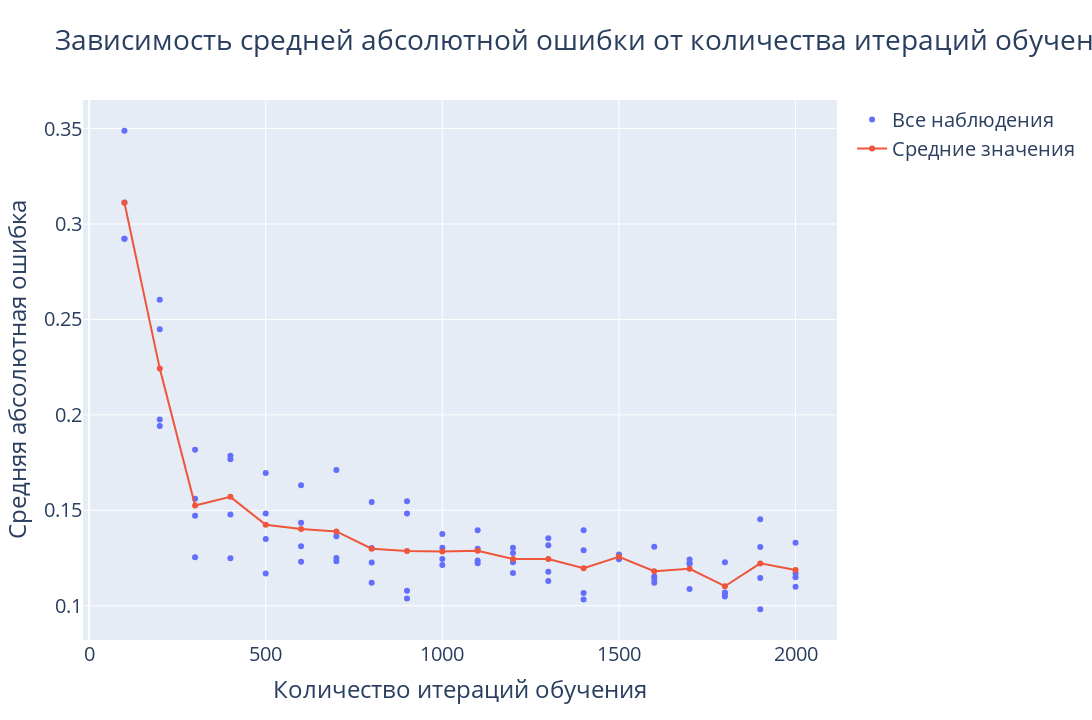

The notebook cell this image was saved under:
### Code cell
# Plotting results for training epochs amount
fig = go.Figure()
fig.add_trace(
    go.Scatter(x=all_epochs, y=all_mapes,
               name='Все наблюдения', mode='markers')
)
fig.add_trace(
    go.Scatter(x=epochs, y=mapes_mean,
               name='Средние значения', mode='lines+markers')
)
fig.update_layout(
    title='Зависимость средней абсолютной ошибки от количества итераций обучения',
    font=dict(size=20),
    xaxis=dict(title='Количество итераций обучения'),
    yaxis=dict(title='Средняя абсолютная ошибка'),
    width=1280,
    height=720
)
fig.show()

### Figure 1 — Plotly figure (JSON) as saved in the notebook; plotly's stock layout.template omitted (floating-point values rounded to 4 significant figures)
{"data": [{"mode": "markers", "name": "Все наблюдения", "type": "scatter", "x": [100, 100, 100, 100, 200, 200, 200, 200, 300, 300, 300, 300, 400, 400, 400, 400, 500, 500, 500, 500, 600, 600, 600, 600, 700, 700, 700, 700, 800, 800, 800, 800, 900, 900, 900, 900, 1000, 1000, 1000, 1000, 1100, 1100, 1100, 1100, 1200, 1200, 1200, 1200, 1300, 1300, 1300, 1300, 1400, 1400, 1400, 1400, 1500, 1500, 1500, 1500, 1600, 1600, 1600, 1600, 1700, 1700, 1700, 1700, 1800, 1800, 1800, 1800, 1900, 1900, 1900, 1900, 2000, 2000, 2000, 2000], "y": [0.2923, 0.2922, 0.3112, 0.3488, 0.2603, 0.2448, 0.1942, 0.1975, 0.1817, 0.156, 0.1254, 0.1471, 0.1786, 0.1479, 0.1768, 0.1249, 0.1695, 0.1169, 0.135, 0.1484, 0.1632, 0.1231, 0.1435, 0.1312, 0.1234, 0.1711, 0.125, 0.1363, 0.1227, 0.1121, 0.1302, 0.1543, 0.1079, 0.1548, 0.1484, 0.1037, 0.1214, 0.1245, 0.1304, 0.1376, 0.1237, 0.1298, 0.1395, 0.1222, 0.1228, 0.1303, 0.1276, 0.1172, 0.1317, 0.1179, 0.1353, 0.113, 0.1033, 0.1066, 0.1396, 0.129, 0.1243, 0.1269, 0.1259, 0.1255, 0.131, 0.1121, 0.1153, 0.1141, 0.1221, 0.1243, 0.1088, 0.1222, 0.1228, 0.1049, 0.1064, 0.1069, 0.1308, 0.1453, 0.09817, 0.1145, 0.133, 0.1099, 0.115, 0.1169]}, {"mode": "lines+markers", "name": "Средние значения", "type": "scatter", "x": [100, 200, 300, 400, 500, 600, 700, 800, 900, 1000, 1100, 1200, 1300, 1400, 1500, 1600, 1700, 1800, 1900, 2000], "y": [0.3112, 0.2242, 0.1525, 0.157, 0.1424, 0.1402, 0.1389, 0.1298, 0.1287, 0.1285, 0.1288, 0.1245, 0.1245, 0.1196, 0.1257, 0.1181, 0.1193, 0.1102, 0.1222, 0.1187]}], "layout": {"font": {"size": 20}, "height": 720, "title": {"text": "Зависимость средней абсолютной ошибки от количества итераций обучения"}, "width": 1280, "xaxis": {"title": {"text": "Количество итераций обучения"}}, "yaxis": {"title": {"text": "Средняя абсолютная ошибка"}}}}
